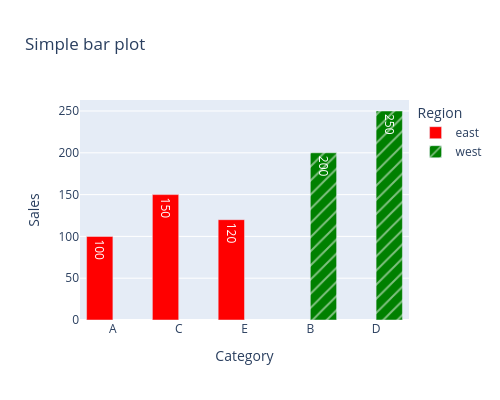

Write notebook code for a chart like this one.
### Markdown cell above
## Simple bar plot

### Code cell
px.bar(
    df,
    x = "Category",
    y = "Sales",
    width=500, # fix size
    height=400,
    title = "Simple bar plot", # title of plot
    color = "Region", # classify based on region
    hover_data=["Profit","Marks"], # extra hover detail
    pattern_shape="Region", # add pattern
    barmode = 'group', #group bar
    text_auto=True, #add text to bar
    text = "Attempts", # text data
    orientation='v', # v or h orientation
    color_discrete_map={"east":"red","west":"green"}, # color control
    color_discrete_sequence=["red","green"] 
).show()

### Figure 1 — Plotly figure (JSON) as saved in the notebook; plotly's stock layout.template omitted (floating-point values rounded to 4 significant figures)
{"data": [{"alignmentgroup": "True", "customdata": [[20, 50], [40, 67], [35, 44]], "hovertemplate": "Region=east<br>Category=%{x}<br>Sales=%{y}<br>Attempts=%{text}<br>Profit=%{customdata[0]}<br>Marks=%{customdata[1]}<extra></extra>", "legendgroup": "east", "marker": {"color": "red", "pattern": {"shape": ""}}, "name": "east", "offsetgroup": "east", "orientation": "v", "showlegend": true, "text": [2.0, 3.0, 1.0], "textposition": "auto", "texttemplate": "%{y}", "type": "bar", "x": ["A", "C", "E"], "xaxis": "x", "y": [100, 150, 120], "yaxis": "y"}, {"alignmentgroup": "True", "customdata": [[-30, 55], [-10, 75]], "hovertemplate": "Region=west<br>Category=%{x}<br>Sales=%{y}<br>Attempts=%{text}<br>Profit=%{customdata[0]}<br>Marks=%{customdata[1]}<extra></extra>", "legendgroup": "west", "marker": {"color": "green", "pattern": {"shape": "/"}}, "name": "west", "offsetgroup": "west", "orientation": "v", "showlegend": true, "text": [1.0, 2.0], "textposition": "auto", "texttemplate": "%{y}", "type": "bar", "x": ["B", "D"], "xaxis": "x", "y": [200, 250], "yaxis": "y"}], "layout": {"barmode": "group", "height": 400, "legend": {"title": {"text": "Region"}, "tracegroupgap": 0}, "title": {"text": "Simple bar plot"}, "width": 500, "xaxis": {"anchor": "y", "domain": [0, 1], "title": {"text": "Category"}}, "yaxis": {"anchor": "x", "domain": [0, 1], "title": {"text": "Sales"}}}}
